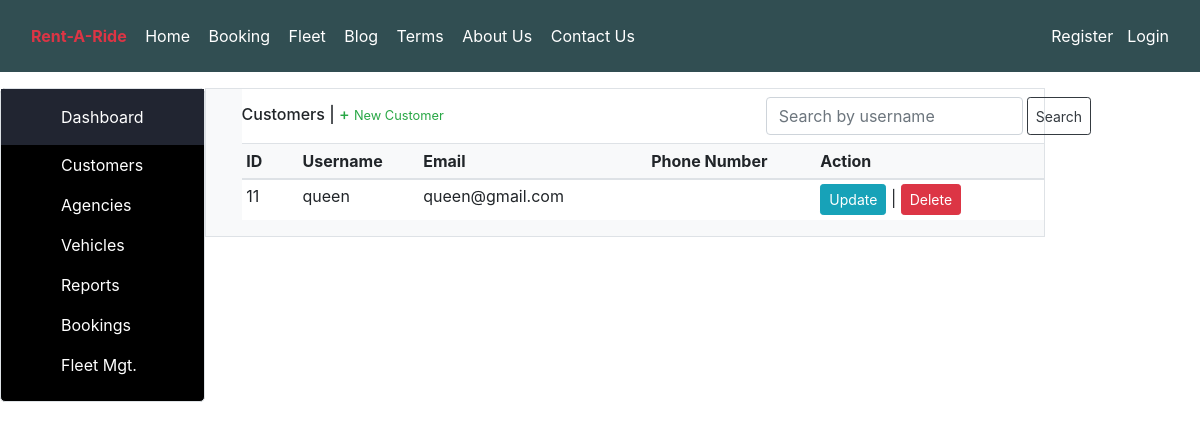
Page /users/admin/customers/ on the committed database.
### users/models.py (models this page shows, shortened)
class Customer(models.Model):
    user = models.OneToOneField(CustomUser, on_delete=models.CASCADE, primary_key=True)

class CustomUser(AbstractUser):
    is_agency = models.BooleanField(default=False)
    is_customer = models.BooleanField(default=False)
    location = models.CharField(max_length=100, blank=True, null=True)

### users/views.py (the view)
# urls.py: path('admin/customers/', views.AdminCustomers.as_view(), name='customers'),
class AdminCustomers(ListView, LoginRequiredMixin):
    model = Customer
    template_name = 'admin_customers.html'
    context_object_name = 'customers'

### templates/admin_customers.html (shortened to what this page needs)
{% extends 'adminDash.html' %}
{% block dash-items %}
    <div class=" bg-white" style="">
        <h6 class="float-left mt-3 ">Customers | <a class="text-success" href="{% url 'customer-signup' %}" title="Add New Customer">+ <small>New Customer</small></a> </h6>
        <div class="input-group mt-2 mb-2 w-50 float-right" style="margin-right: -16%">
            <form class="form-row float-right " action="{% url 'customer-search-results' %}" method="get">
                <input type="search" name="q" class="form-control rounded w-75" placeholder="Search by username"
                       aria-label="Search"
                       aria-describedby="search-addon"/>
                 <button type="" class="btn btn-sm btn-outline-dark ml-1">Search</button>
            </form>
        </div>
        <table class="table table-sm table-hover">
            <thead class="bg-light">
            <tr>
                <th scope="col" class="">ID</th>
                <th scope="col" class="">Username</th>
                <th scope="col" class="">Email</th>
                <th scope="col" class="">Phone Number</th>
                <th scope="col" class="">Action</th>
            </tr>
            </thead>
            <tbody class="bg-white">
            {% for customer in customers %}
                <tr class="bg-white">
                    <td class="pr-4">{{ customer.user.id }}</td>
                    <td class="pr-4">{{ customer.user.username }}</td>
                    <td class="pr-4">{{ customer.user.email }}</td>
                    <td class="pr-4">{{ customer.phone_number }}</td>
                    <td class="pr-4"><a href="#" class="text-success" ><button class="btn btn-sm btn-info" style="padding-top:-3px;">Update</button></a> | <a href="{% url 'delete-customer' customer.user.id %}"
                                                                                                                                   class="text-danger"><button class="btn btn-sm btn-danger">Delete</button></a>
                    </td>
                </tr>
            {% endfor %}
            </tbody>
        </table>
    </div>
{% endblock dash-items %}

### rows in the picture
Customer: user.id "11", user.username "queen", user.email "queen@gmail.com"
